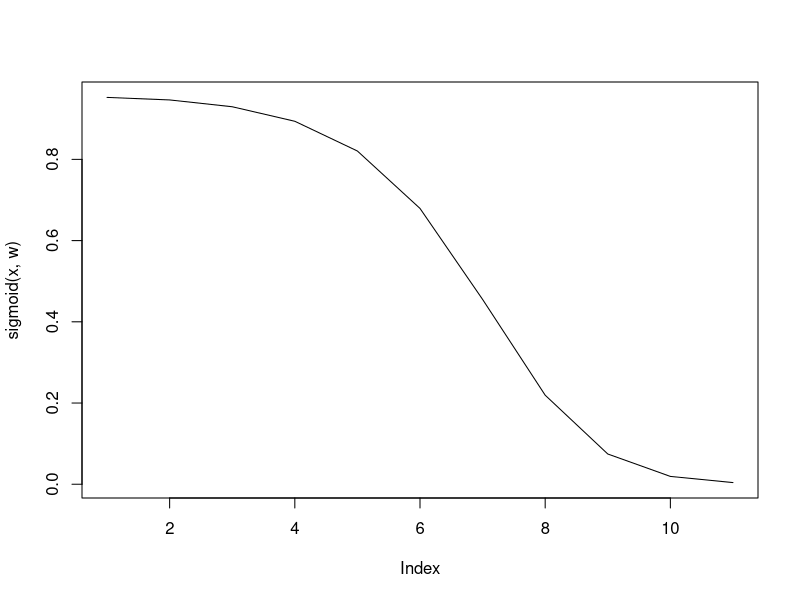

Here is the R script that generated this plot:
x <- c(0:10)
w0 <- 3
w1 <- -0.05
w2 <- -0.08
#a
w <- cbind(w0, w1, w2)
sigmoid <- function(x, w){
    1/(1+exp(-(w[1] + w[2]*x + w[3]*x^2)))
}
plot(sigmoid(x, w), type='l')

#b
dat_chipotle <- read.table('chipotle.dat')

dat_chipotle <- dat_chipotle[1:500,]
fet_dat <- cbind(rep(1, 500), dat_chipotle$V1, (dat_chipotle$V1)^2)
Y <- dat_chipotle$V2
#---------------------------------
learning_rate <- 0.001
#--------------------------------
w <- c(w0, w1, w2)
count <- 100

while(count > 0 ){
    count <- count - 1
    for(i in 1:500){
        # print(w)
        # print(Y[i] - sigmoid(dat_chipotle$V1[i], w))
        w[1] <- w[1] + learning_rate*(Y[i] - sigmoid(dat_chipotle$V1[i], w))
        w[2] <- w[2] + learning_rate*(Y[i] - sigmoid(dat_chipotle$V1[i], w))*dat_chipotle$V1[i]
        w[3] <- w[3] + learning_rate*(Y[i] - sigmoid(dat_chipotle$V1[i], w))*(dat_chipotle$V1[i])^2
        # print(w)
    }
}
print(w)
# View(sigmoid(dat_chipotle$V1, w))
# View(dat_chipotle$V2)

p <- sigmoid(dat_chipotle$V1, w)
logit <- ifelse(p > 0.5,1 ,0)
# class1 = df[,4]

# View(logit)
# View(Y)

sum(logit == Y)/length(logit)

set.seed(100)
w1 = rep(0,3)

X <- cbind(rep(1,500),dat_chipotle$V1, (dat_chipotle$V1)^2)
# Newton ralphson method to optmize w
for (i in 1:1000) { 
  p1 = 1/(1+exp(-t(w1) %*% t(X)))
  p1 = as.vector(p1)
  D = diag(p1*(1-p1))
  H = -t(X) %*% D %*% X
  grad1 = t(X) %*% (Y - p1)
  w1 = w1 - solve(H)%*%grad1
#   print(w1)
} 
print(w1)